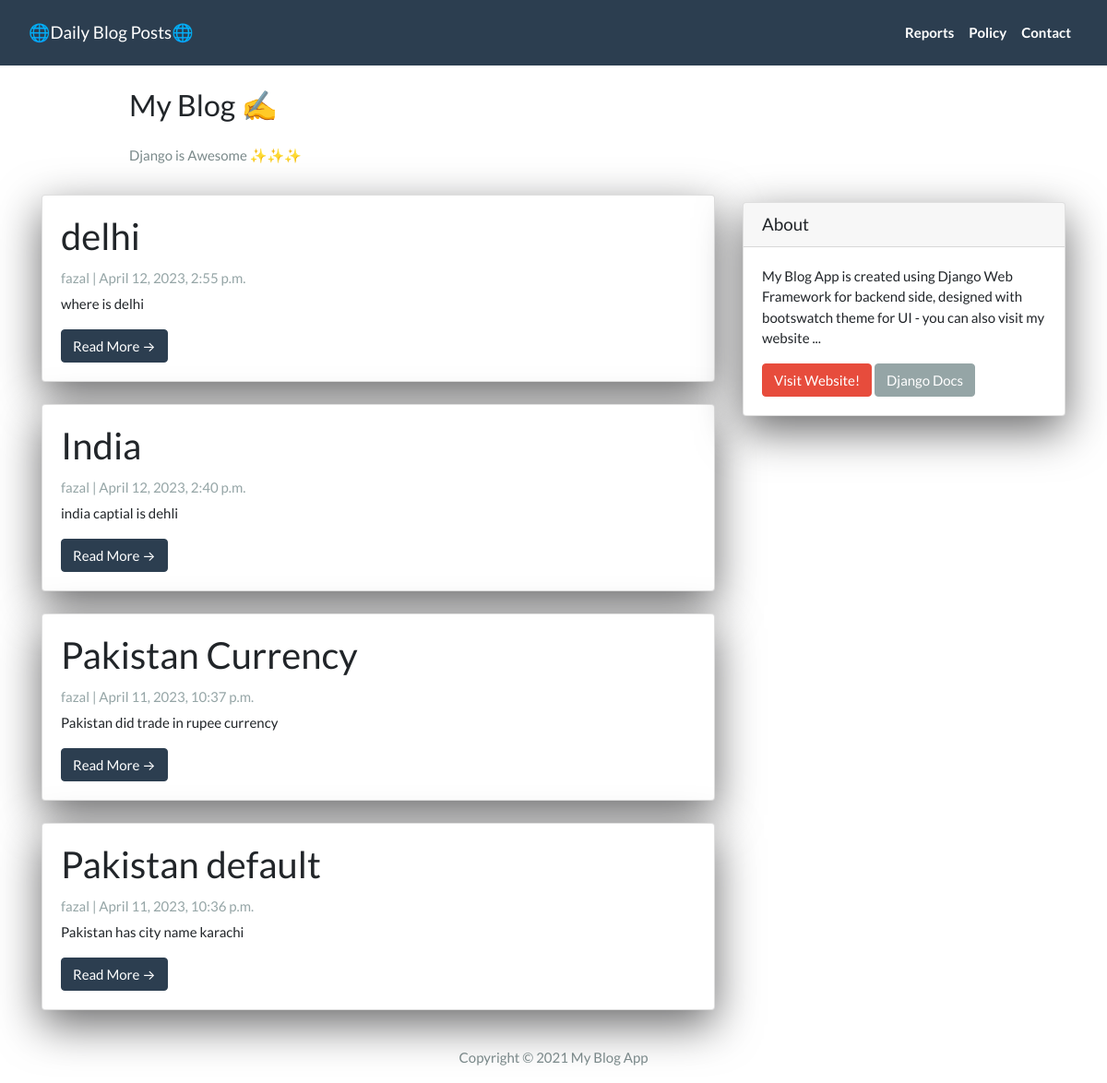
The page / on the database its author committed.
### App/models.py (models this page shows, shortened)
class Post(models.Model):
    title = models.CharField(max_length=200, unique=True)
    slug = models.SlugField(max_length=200, unique=True)
    author = models.ForeignKey(User, on_delete=models.CASCADE, related_name='blog_posts')
    created_on = models.DateTimeField(auto_now_add=True)
    updated_on = models.DateTimeField(auto_now=True)
    content = models.TextField()
    status = models.IntegerField(choices=STATUS, default=0)
    class Meta:
        ordering = ['-created_on']

### App/views.py (the view)
# urls.py: path("", views.PostList.as_view(), name="home"),
class PostList(generic.ListView):
    queryset = Post.objects.filter(status=1).order_by('-created_on')
    template_name = 'index.html'

### App/templates/index.html (shortened to what this page needs)
{% extends "base.html" %}
{% block content %}
<header class="masthead">
  <div class="container">
    <div class="row">
      <div class=" col-md-8 col-md-10 mx-auto">
        <div class="site-heading">
          <h3 class=" site-heading my-4 mt-3 text-black">My Blog ✍️ </h3>
          <p class="text-dark">Django is Awesome ✨✨✨ </p>
        </div>
      </div>
    </div>
  </div>
</header>
<div class="container">
  <div class="row">
    <div class="col-md-8 mt-3 left">
      {% for post in post_list %}
      <div class="card mb-4">
        <div class="card-body">
          <h2 class="card-title">{{ post.title }}</h2>
          <p class="card-text text-muted h6">{{ post.author }} | {{ post.created_on}} </p>
          <p class="card-text">{{post.content|slice:":200"}}</p>
          <a href="{% url 'post_detail' post.slug  %}" class="btn btn-primary">Read More &rarr;</a>
        </div>
      </div>
      {% endfor %}
    </div>
    {% block sidebar %}
    {% include 'sidebar.html' %}
    {% endblock sidebar %}
  </div>
</div>
{%endblock%}

### App/templates/base.html (shortened to what this page needs)
<!DOCTYPE html>
<html>
<head>
  <link rel="stylesheet" href="https://stackpath.bootstrapcdn.com/bootswatch/4.5.2/flatly/bootstrap.min.css">
</head>
<body>
  <nav class="navbar navbar-expand-lg navbar-dark bg-primary" id="mainNav">
    <div class="container-fluid">
       <a class="navbar-brand" href="/App/templates/index.html">🌐Daily Blog Posts🌐</a>
      <div class="collapse navbar-collapse" id="navbarResponsive">
        <ul class="navbar-nav ml-auto">
          <li class="nav-item text-black">
            <a class="nav-link text-black font-weight-bold" href="#">Reports</a>
          </li>
          <li class="nav-item text-black">
            <a class="nav-link text-black font-weight-bold" href="#">Policy</a>
          </li>
          <li class="nav-item text-black">
            <a class="nav-link text-black font-weight-bold" href="#">Contact</a>
          </li>
        </ul>
      </div>
    </div>
  </nav>
  {% block content %}{% endblock content %}
  <footer class="py-3 bg-grey">
    <p class="m-0 text-dark text-center ">Copyright &copy; 2021 My Blog App </p>
  </footer>
</body>
</html>

### App/templates/sidebar.html (shortened to what this page needs)
{% block sidebar %}
<div class="col-md-4 float-right ">
  <div class="card my-4">
    <h5 class="card-header">About</h5>
    <div class="card-body">
      <p class="card-text"> My Blog App is created using Django Web Framework for backend side, designed with bootswatch
        theme for UI - you can also visit my website ... </p>
      <a href="https://bekbrace.com" class="btn btn-danger">Visit Website!</a>
      <a href="https://docs.djangoproject.com/en/3.1/" class="btn btn-secondary">Django Docs</a>
    </div>
  </div>
</div>
{% endblock sidebar %}

### App/templates/sidebar.html (style rules this page uses)
.card { box-shadow: 0 16px 48px #6a6a6b; }

### rows shown on the page
Post: title "delhi", author "fazal", created_on "April 12, 2023, 2:55 p.m.", content "where is delhi"
Post: title "India", author "fazal", created_on "April 12, 2023, 2:40 p.m.", content "india captial is dehli"
Post: title "Pakistan Currency", author "fazal", created_on "April 11, 2023, 10:37 p.m.", content "Pakistan did trade in rupee currency"
Post: title "Pakistan default", author "fazal", created_on "April 11, 2023, 10:36 p.m.", content "Pakistan has city name karachi"
